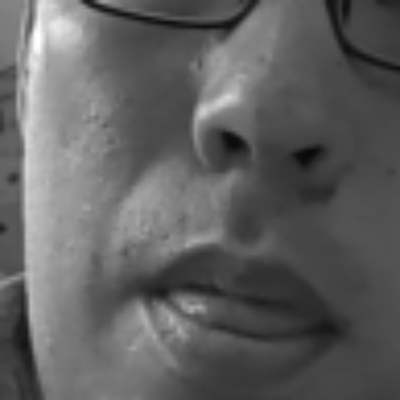
#> input picture pra/08_face_recognition/image/h0/000.pgm, 400 x 400 px, given in place of the camera
$ python 1capture.py
#> lines starting #> are read from the running program, lines starting #| are printed output that depends on the picture; after the words box and inside, x2 and y2 are one past the last pixel; in counts of white or black regions, pixels touching at a corner belong together
import cv2
ESC = 27
# 畫面數量計數
n = 1
# 存檔檔名用
index = 0
# 人臉取樣總數
total = 100

def saveImage(face_image, index):
    filename = '.\image\h0\{:03d}.pgm'.format(index)
    cv2.imwrite(filename, face_image)
    print(filename)

face_cascade = cv2.CascadeClassifier('haarcascade_frontalface_default.xml')
cap = cv2.VideoCapture(0)
cv2.namedWindow('video', cv2.WINDOW_NORMAL)

while n > 0:
    ret, frame = cap.read()
#> frame is the input picture: shape (400, 400, 3); min 8, max 255, mean 96.1
    # frame = cv2.resize(frame, (600, 336))
    frame = cv2.flip(frame, 1)
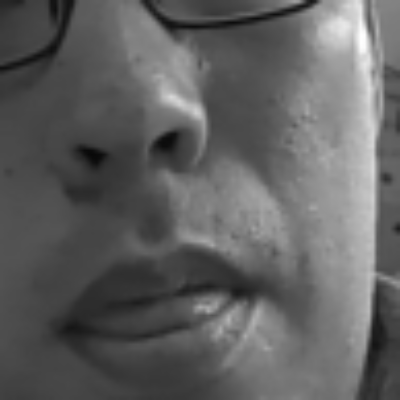
#> frame: shape (400, 400, 3); min 8, max 255, mean 96.1
    gray = cv2.cvtColor(frame, cv2.COLOR_BGR2GRAY)

#### 在while內
    faces = face_cascade.detectMultiScale(gray, 1.1, 3)
#> faces = ()
    for (x, y, w, h) in faces:
        frame = cv2.rectangle(
            frame,
            (x, y), (x + w, y + h),
            (0, 255, 0), 3
        )
        if n % 5 == 0:
            face_img = gray[y: y + h, x: x + w]
            face_img = cv2.resize(face_img, (400, 400))
            saveImage(face_img, index)
            index += 1
            if index >= total:
                print('get training data done')
                n = -1
                break
        n += 1
#> this loop made 0 passes
#> after the loop, index = 0; n = 1

#### 在while內
    cv2.imshow('video', frame)
    if cv2.waitKey(1) == 27:
#> (key Esc is pressed here)
        cv2.destroyAllWindows()
        break

$ run again, on pra/08_face_recognition/image/h0/001.pgm
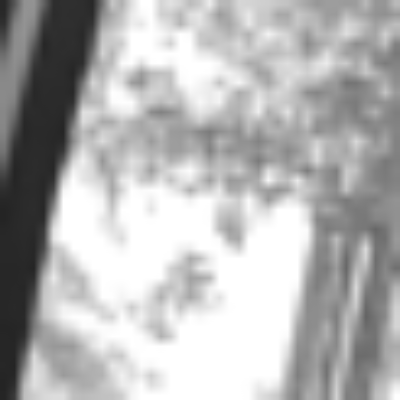
#> input picture pra/08_face_recognition/image/h0/001.pgm, 400 x 400 px, given in place of the camera
#> frame is the input picture: shape (400, 400, 3); min 36, max 255, mean 179.3
#> `frame = cv2.flip(frame, 1)`:
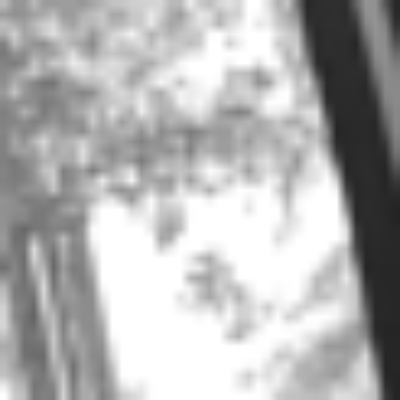
#> frame: shape (400, 400, 3); min 36, max 255, mean 179.3
#> faces = [[12, 15, 369, 369]]
#> the loop `for (x, y, w, h) in faces:` made 1 pass
#> (x, y, w, h, n) on pass 1: (12, 15, 369, 369, 2)
#> pass 1, `frame = cv2.rectangle( frame, (x, y), (x + w, y + h), (0, 255, 0), 3 )`:
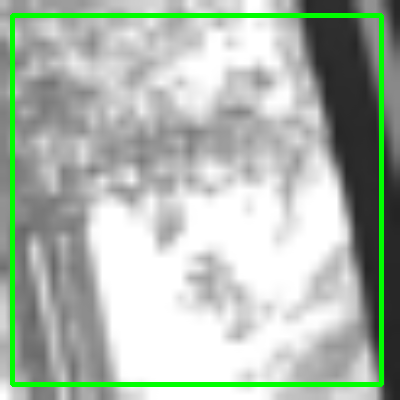
#> frame: shape (400, 400, 3); 4.61% of pixels changed, all inside (x1, y1, x2, y2) = (10, 13, 384, 387)
#> after the loop `for (x, y, w, h) in faces:`: index = 0; n = 2

$ run again, on pra/08_face_recognition/image/h0/002.pgm
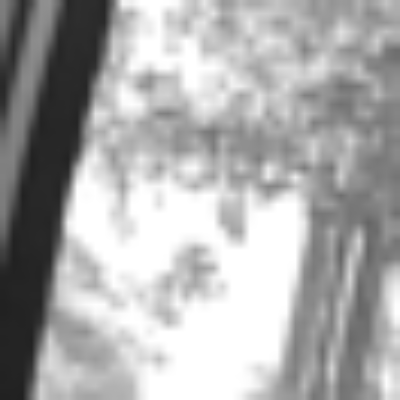
#> input picture pra/08_face_recognition/image/h0/002.pgm, 400 x 400 px, given in place of the camera
#> frame is the input picture: shape (400, 400, 3); min 33, max 255, mean 171.4
#> `frame = cv2.flip(frame, 1)`:
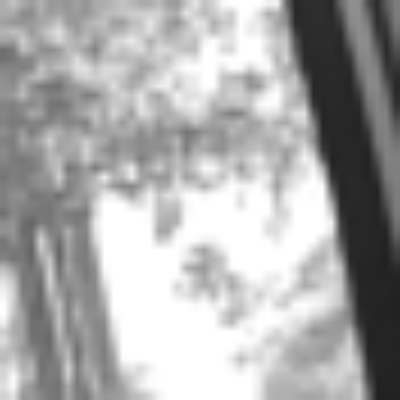
#> frame: shape (400, 400, 3); min 33, max 255, mean 171.4
#> faces = [[27, 27, 350, 350]]
#> the loop `for (x, y, w, h) in faces:` made 1 pass
#> (x, y, w, h, n) on pass 1: (27, 27, 350, 350, 2)
#> pass 1, `frame = cv2.rectangle( frame, (x, y), (x + w, y + h), (0, 255, 0), 3 )`:
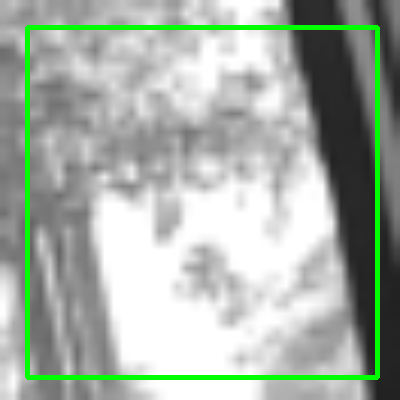
#> frame: shape (400, 400, 3); 4.37% of pixels changed, all inside (x1, y1, x2, y2) = (25, 25, 380, 380)
#> after the loop `for (x, y, w, h) in faces:`: index = 0; n = 2

$ run again, on pra/08_face_recognition/image/h0/003.pgm
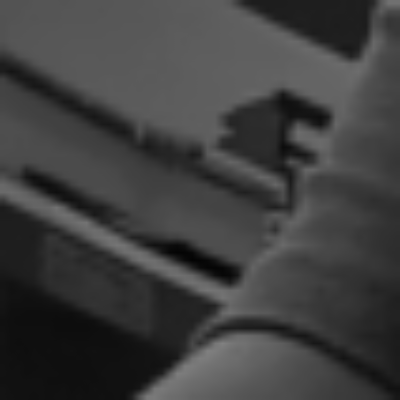
#> input picture pra/08_face_recognition/image/h0/003.pgm, 400 x 400 px, given in place of the camera
#> frame is the input picture: shape (400, 400, 3); min 3, max 129, mean 62.8
#> `frame = cv2.flip(frame, 1)`:
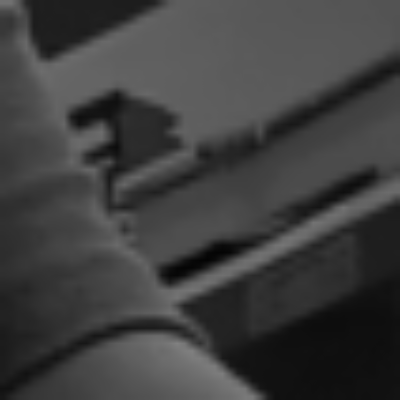
#> frame: shape (400, 400, 3); min 3, max 129, mean 62.8
#> faces = ()
#> after the loop `for (x, y, w, h) in faces:`: index = 0; n = 1
